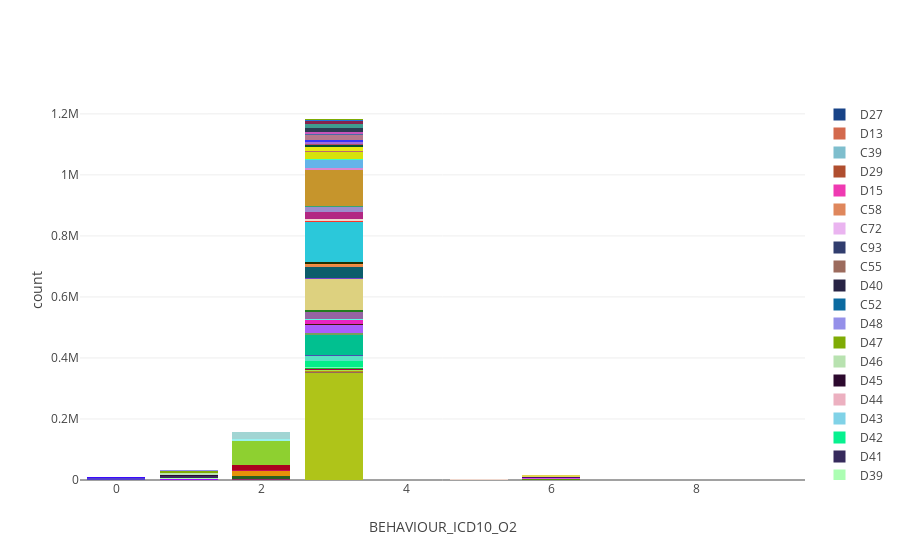

The code cell stored with this chart in its notebook:
### Markdown cell above
The peak due to cervical cancer is also apparent in this graph from cancerresearchuk:

https://www.cancerresearchuk.org/health-professional/cancer-statistics/statistics-by-cancer-type/cervical-cancer/incidence#heading-One

<br/>
<br/>

Can also plot other columns of av_tumour, for example behaviour:

### Code cell
Stackedbarplot(av_tumour, 'SITE_ICD10_O2_3CHAR', 'BEHAVIOUR_ICD10_O2')

### Figure 1 — Plotly figure (JSON) as saved in the notebook; plotly's stock layout.template omitted (floating-point values rounded to 4 significant figures)
{"data": [{"marker": {"color": "rgb(175, 196, 25)"}, "name": "C44", "type": "bar", "uid": "dd397e92-a2e2-4add-85ea-f9503e9d65a6", "x": ["3", "5", "XXX", "9", "0", "1", "2", "6", "X"], "y": [349629, 240, null, 5, 10, 37, 190, 17, null]}, {"marker": {"color": "rgb(246, 67, 211)"}, "name": "C00", "type": "bar", "uid": "b48810c5-b70a-48f1-ab42-e9451dc0ac30", "x": ["3", "5", "XXX", "9", "0", "1", "2", "6", "X"], "y": [650, 6, null, null, 3, 1, 2, null, null]}, {"marker": {"color": "rgb(151, 103, 92)"}, "name": "C01", "type": "bar", "uid": "1041f132-84fa-4b55-911d-b523892d24a5", "x": ["3", "5", "XXX", "9", "0", "1", "2", "6", "X"], "y": [2371, 2, 1, null, null, 3, 1, null, null]}, {"marker": {"color": "rgb(185, 142, 23)"}, "name": "C02", "type": "bar", "uid": "6c6c3d7a-2dec-468e-aac6-c19b8d58a088", "x": ["3", "5", "XXX", "9", "0", "1", "2", "6", "X"], "y": [3618, 26, null, null, 1, 3, null, null, null]}, {"marker": {"color": "rgb(72, 89, 110)"}, "name": "C03", "type": "bar", "uid": "cc4c789a-f6a6-4c56-b8c2-d8edc80fcdbe", "x": ["3", "5", "XXX", "9", "0", "1", "2", "6", "X"], "y": [1076, 2, null, 1, null, 1, 4, null, null]}, {"marker": {"color": "rgb(42, 218, 136)"}, "name": "C04", "type": "bar", "uid": "437d185b-cff6-4db8-a273-d5e9fbc92867", "x": ["3", "5", "XXX", "9", "0", "1", "2", "6", "X"], "y": [1353, 17, null, null, 1, null, null, 1, null]}, {"marker": {"color": "rgb(167, 230, 68)"}, "name": "C05", "type": "bar", "uid": "00007e25-35ae-4804-8d76-65e0694e9f5b", "x": ["3", "5", "XXX", "9", "0", "1", "2", "6", "X"], "y": [1045, 7, null, null, 1, null, 1, null, 1]}, {"marker": {"color": "rgb(176, 127, 135)"}, "name": "C06", "type": "bar", "uid": "ae0366d8-97bf-4ce0-bbd3-84c81b394ca2", "x": ["3", "5", "XXX", "9", "0", "1", "2", "6", "X"], "y": [1565, 11, null, null, 5, null, 2, 8, null]}, {"marker": {"color": "rgb(172, 0, 75)"}, "name": "C07", "type": "bar", "uid": "7acb0a78-0148-46be-9657-07adc3bfcd47", "x": ["3", "5", "XXX", "9", "0", "1", "2", "6", "X"], "y": [1277, null, null, 7, 2, 1, null, null, null]}, {"marker": {"color": "rgb(55, 250, 6)"}, "name": "C08", "type": "bar", "uid": "0302312e-247d-4f8b-93c2-b7c5e8fe5ac4", "x": ["3", "5", "XXX", "9", "0", "1", "2", "6", "X"], "y": [308, null, null, null, null, null, 1, null, null]}, {"marker": {"color": "rgb(19, 188, 44)"}, "name": "C09", "type": "bar", "uid": "701b0fad-a61f-4a74-abc7-d305e280c9d4", "x": ["3", "5", "XXX", "9", "0", "1", "2", "6", "X"], "y": [4130, 2, null, null, null, 2, 3, 1, null]}, {"marker": {"color": "rgb(191, 69, 56)"}, "name": "C10", "type": "bar", "uid": "aaa6874f-1573-4ebc-beca-db8ac3ac28ca", "x": ["3", "5", "XXX", "9", "0", "1", "2", "6", "X"], "y": [690, null, null, 3, 1, 4, 3, 1, null]}, {"marker": {"color": "rgb(152, 183, 181)"}, "name": "C11", "type": "bar", "uid": "ec29ba09-5374-48aa-8805-2d588a25d6c5", "x": ["3", "5", "XXX", "9", "0", "1", "2", "6", "X"], "y": [580, null, null, null, 2, null, null, null, null]}, {"marker": {"color": "rgb(112, 251, 189)"}, "name": "C12", "type": "bar", "uid": "7a93b64b-6229-48d4-a070-41a2a9cab1c2", "x": ["3", "5", "XXX", "9", "0", "1", "2", "6", "X"], "y": [823, null, null, null, 1, null, 1, 1, null]}, {"marker": {"color": "rgb(192, 34, 56)"}, "name": "C13", "type": "bar", "uid": "a355b81e-f694-4478-8b02-809411fb3fc0", "x": ["3", "5", "XXX", "9", "0", "1", "2", "6", "X"], "y": [649, 1, null, null, null, 1, 1, null, null]}, {"marker": {"color": "rgb(201, 206, 38)"}, "name": "C14", "type": "bar", "uid": "2d5d642c-7ab6-459f-aa09-7431b0643f0c", "x": ["3", "5", "XXX", "9", "0", "1", "2", "6", "X"], "y": [259, null, null, null, 2, 1, 1, null, null]}, {"marker": {"color": "rgb(4, 238, 137)"}, "name": "C15", "type": "bar", "uid": "78858323-5e45-448b-b493-1795e185df77", "x": ["3", "5", "XXX", "9", "0", "1", "2", "6", "X"], "y": [20947, 5, 6, null, 1, 7, 18, 1, null]}, {"marker": {"color": "rgb(87, 227, 195)"}, "name": "C16", "type": "bar", "uid": "04bfcc60-690b-4046-8ff7-2fb77e4ce110", "x": ["3", "5", "XXX", "9", "0", "1", "2", "6", "X"], "y": [15250, 2, 3, 2, null, 12, 17, null, null]}, {"marker": {"color": "rgb(72, 83, 176)"}, "name": "C17", "type": "bar", "uid": "514e0bde-84cd-4267-b16e-da72df5479c4", "x": ["3", "5", "XXX", "9", "0", "1", "2", "6", "X"], "y": [3693, 1, null, null, null, 6, 5, 1, null]}, {"marker": {"color": "rgb(1, 192, 144)"}, "name": "C18", "type": "bar", "uid": "fa4df000-2041-4528-8042-42a5def92083", "x": ["3", "5", "XXX", "9", "0", "1", "2", "6", "X"], "y": [65701, 8, 7, 5, 5, 18, 60, 6, null]}, {"marker": {"color": "rgb(118, 159, 93)"}, "name": "C19", "type": "bar", "uid": "45086c7f-d7ec-46a6-8f3a-698239864cbd", "x": ["3", "5", "XXX", "9", "0", "1", "2", "6", "X"], "y": [5305, null, null, null, 1, 3, 6, 2, null]}, {"marker": {"color": "rgb(172, 92, 252)"}, "name": "C20", "type": "bar", "uid": "37d8a067-d828-4e82-ae6f-64ebf7f63186", "x": ["3", "5", "XXX", "9", "0", "1", "2", "6", "X"], "y": [27104, 4, 3, 1, 1, 14, 25, 4, null]}, {"marker": {"color": "rgb(71, 23, 10)"}, "name": "C21", "type": "bar", "uid": "f894d194-9a84-435c-b474-c4b89e3db8da", "x": ["3", "5", "XXX", "9", "0", "1", "2", "6", "X"], "y": [3264, 21, null, null, 3, 6, 4, 2, null]}, {"marker": {"color": "rgb(233, 35, 192)"}, "name": "C22", "type": "bar", "uid": "56bf8e2d-bb5e-4852-960f-2b695996b646", "x": ["3", "5", "XXX", "9", "0", "1", "2", "6", "X"], "y": [12487, 4, null, 16, 5, 11, 8, 1, null]}, {"marker": {"color": "rgb(61, 135, 151)"}, "name": "C23", "type": "bar", "uid": "9625d0b6-67b4-4df6-ab9c-5abaa9e2f41a", "x": ["3", "5", "XXX", "9", "0", "1", "2", "6", "X"], "y": [2111, null, null, null, 1, 1, 6, null, null]}, {"marker": {"color": "rgb(92, 247, 224)"}, "name": "C24", "type": "bar", "uid": "5c47a2f5-3c14-4e5e-8370-c332a5901d8e", "x": ["3", "5", "XXX", "9", "0", "1", "2", "6", "X"], "y": [2425, null, null, null, 2, 3, 4, null, null]}, {"marker": {"color": "rgb(149, 100, 163)"}, "name": "C25", "type": "bar", "uid": "e63c9e49-0dd2-4137-a40b-b3d975fbc66b", "x": ["3", "5", "XXX", "9", "0", "1", "2", "6", "X"], "y": [21277, 4, null, 1, 4, 15, 25, 5, null]}, {"marker": {"color": "rgb(225, 67, 123)"}, "name": "C26", "type": "bar", "uid": "bf8043f9-ff91-4eb5-8b9a-a2b391ed2b92", "x": ["3", "5", "XXX", "9", "0", "1", "2", "6", "X"], "y": [745, null, null, null, null, 8, 1, null, null]}, {"marker": {"color": "rgb(219, 225, 19)"}, "name": "C30", "type": "bar", "uid": "f3b20757-78ec-4691-8eeb-7ac4851425ae", "x": ["3", "5", "XXX", "9", "0", "1", "2", "6", "X"], "y": [795, 2, null, null, 1, 1, 1, 1, null]}, {"marker": {"color": "rgb(155, 4, 19)"}, "name": "C31", "type": "bar", "uid": "697cdc44-c592-4e2d-9176-5dac2826fcb6", "x": ["3", "5", "XXX", "9", "0", "1", "2", "6", "X"], "y": [413, null, null, null, null, null, null, null, null]}, {"marker": {"color": "rgb(33, 123, 30)"}, "name": "C32", "type": "bar", "uid": "a07a60b9-c5a1-4c9a-9b1a-54b8c2d49d9a", "x": ["3", "5", "XXX", "9", "0", "1", "2", "6", "X"], "y": [5378, 28, null, null, null, 3, 8, 2, null]}, {"marker": {"color": "rgb(185, 229, 73)"}, "name": "C33", "type": "bar", "uid": "6d08ea6f-6968-49ba-8663-18f32d081986", "x": ["3", "5", "XXX", "9", "0", "1", "2", "6", "X"], "y": [78, null, null, null, null, 1, null, null, null]}, {"marker": {"color": "rgb(221, 209, 127)"}, "name": "C34", "type": "bar", "uid": "02993968-e111-496e-8d4c-e3fa20d0319c", "x": ["3", "5", "XXX", "9", "0", "1", "2", "6", "X"], "y": [102106, 30, 6, 29, 11, 46, 95, 14, null]}, {"marker": {"color": "rgb(159, 130, 83)"}, "name": "C37", "type": "bar", "uid": "d45ad2cb-e939-4e23-8915-3bf1848ceed8", "x": ["3", "5", "XXX", "9", "0", "1", "2", "6", "X"], "y": [517, null, null, null, 6, 6, 1, null, null]}, {"marker": {"color": "rgb(178, 146, 21)"}, "name": "C38", "type": "bar", "uid": "8abb34cd-f312-4b39-996b-6fb38934e2a2", "x": ["3", "5", "XXX", "9", "0", "1", "2", "6", "X"], "y": [338, null, null, 1, 3, null, null, 1, null]}, {"marker": {"color": "rgb(119, 67, 203)"}, "name": "C40", "type": "bar", "uid": "8750981f-49c7-406a-8657-68f04c08c87d", "x": ["3", "5", "XXX", "9", "0", "1", "2", "6", "X"], "y": [754, null, null, null, 1, null, null, null, null]}, {"marker": {"color": "rgb(186, 47, 16)"}, "name": "C41", "type": "bar", "uid": "a10aac91-a598-4d8f-8d37-1595836a8f63", "x": ["3", "5", "XXX", "9", "0", "1", "2", "6", "X"], "y": [684, null, null, 2, 1, null, 1, null, null]}, {"marker": {"color": "rgb(12, 93, 107)"}, "name": "C43", "type": "bar", "uid": "fef92bee-008c-45a3-96e9-ef3f861612da", "x": ["3", "5", "XXX", "9", "0", "1", "2", "6", "X"], "y": [37842, 266, 1, 5, 2, 12, 18, 3, null]}, {"marker": {"color": "rgb(233, 137, 76)"}, "name": "C45", "type": "bar", "uid": "51220cae-4350-4d8e-9f33-055e419fae88", "x": ["3", "5", "XXX", "9", "0", "1", "2", "6", "X"], "y": [6467, null, null, null, null, 9, 2, null, null]}, {"marker": {"color": "rgb(67, 110, 142)"}, "name": "C46", "type": "bar", "uid": "3e2816da-001d-4eb8-8f45-a62e260cdfce", "x": ["3", "5", "XXX", "9", "0", "1", "2", "6", "X"], "y": [352, null, null, null, null, 2, 2, null, null]}, {"marker": {"color": "rgb(124, 20, 53)"}, "name": "C47", "type": "bar", "uid": "ee4c40ea-30c6-42eb-9ee5-cebb029ecc92", "x": ["3", "5", "XXX", "9", "0", "1", "2", "6", "X"], "y": [134, null, null, null, null, null, null, null, null]}, {"marker": {"color": "rgb(252, 143, 59)"}, "name": "C48", "type": "bar", "uid": "05628580-6467-484a-91f4-917e3428e9b7", "x": ["3", "5", "XXX", "9", "0", "1", "2", "6", "X"], "y": [1754, 1, null, 6, 1, 2, 3, null, null]}, {"marker": {"color": "rgb(35, 48, 4)"}, "name": "C49", "type": "bar", "uid": "d8009d47-7d23-4b9c-8740-62f38e7ed79d", "x": ["3", "5", "XXX", "9", "0", "1", "2", "6", "X"], "y": [4985, null, null, 3, 3, 7, 5, null, null]}, {"marker": {"color": "rgb(43, 200, 218)"}, "name": "C50", "type": "bar", "uid": "81e34364-42ae-4edf-b6a5-0b48905b20e7", "x": ["3", "5", "XXX", "9", "0", "1", "2", "6", "X"], "y": [132351, 765, 13, 2, 23, 65, 609, 44, null]}, {"marker": {"color": "rgb(250, 54, 43)"}, "name": "C51", "type": "bar", "uid": "7292685e-f157-4599-9dab-48c732203368", "x": ["3", "5", "XXX", "9", "0", "1", "2", "6", "X"], "y": [2997, 61, null, null, 2, 2, 4, 2, null]}, {"marker": {"color": "rgb(239, 215, 205)"}, "name": "C53", "type": "bar", "uid": "8fdf0acb-38eb-4588-ae64-2ca663a316ca", "x": ["3", "5", "XXX", "9", "0", "1", "2", "6", "X"], "y": [7251, 375, null, null, 3, 6, 4, 3, null]}, {"marker": {"color": "rgb(178, 39, 131)"}, "name": "C54", "type": "bar", "uid": "19bf7ac6-c08c-4e34-9e13-1384fe043c40", "x": ["3", "5", "XXX", "9", "0", "1", "2", "6", "X"], "y": [21802, 11, null, 1, null, 13, 21, 1, null]}, {"marker": {"color": "rgb(157, 140, 204)"}, "name": "C56", "type": "bar", "uid": "d7f5df6b-651f-44bf-96cf-a526317d5e08", "x": ["3", "5", "XXX", "9", "0", "1", "2", "6", "X"], "y": [16761, 149, null, null, 2, 4, 21, 2, null]}, {"marker": {"color": "rgb(79, 29, 136)"}, "name": "C57", "type": "bar", "uid": "7d682c2b-f782-4ce6-ab5d-4aed39270e8f", "x": ["3", "5", "XXX", "9", "0", "1", "2", "6", "X"], "y": [1021, null, null, null, 2, 7, 3, null, null]}, {"marker": {"color": "rgb(54, 166, 117)"}, "name": "C60", "type": "bar", "uid": "abe14389-71b4-427f-9c4e-fb053a72dd30", "x": ["3", "5", "XXX", "9", "0", "1", "2", "6", "X"], "y": [1373, 4, null, null, 4, 1, 1, 1, null]}, {"marker": {"color": "rgb(198, 149, 44)"}, "name": "C61", "type": "bar", "uid": "1def6c5d-e5b0-45b1-87ac-28d170730ddc", "x": ["3", "5", "XXX", "9", "0", "1", "2", "6", "X"], "y": [119291, 11, null, null, 4, 18, 18, 5, null]}, {"marker": {"color": "rgb(219, 135, 209)"}, "name": "C62", "type": "bar", "uid": "964b6e1f-8825-4635-af2a-d93cc0d86617", "x": ["3", "5", "XXX", "9", "0", "1", "2", "6", "X"], "y": [5805, 1, null, null, null, null, 1, null, null]}, {"marker": {"color": "rgb(234, 239, 197)"}, "name": "C63", "type": "bar", "uid": "ac38f7d0-bb6b-4793-b548-155df96438bd", "x": ["3", "5", "XXX", "9", "0", "1", "2", "6", "X"], "y": [186, null, null, null, 1, 1, 1, 1, null]}, {"marker": {"color": "rgb(100, 180, 233)"}, "name": "C64", "type": "bar", "uid": "47dcb182-5a34-43b0-b258-76705cf41f6d", "x": ["3", "5", "XXX", "9", "0", "1", "2", "6", "X"], "y": [26119, 9, null, 1, 3, 19, 41, 3, null]}, {"marker": {"color": "rgb(169, 29, 26)"}, "name": "C65", "type": "bar", "uid": "a0fb1ab2-4867-42b2-b8b9-09823531081b", "x": ["3", "5", "XXX", "9", "0", "1", "2", "6", "X"], "y": [1891, null, null, null, 3, 3, 3, null, null]}, {"marker": {"color": "rgb(64, 252, 190)"}, "name": "C66", "type": "bar", "uid": "5e5fe9ff-1fbc-4454-a404-6523dee560f6", "x": ["3", "5", "XXX", "9", "0", "1", "2", "6", "X"], "y": [1647, 1, null, null, null, 3, 11, 1, null]}, {"marker": {"color": "rgb(214, 226, 12)"}, "name": "C67", "type": "bar", "uid": "13dc461d-9f1a-4297-9597-f36e083db978", "x": ["3", "5", "XXX", "9", "0", "1", "2", "6", "X"], "y": [24592, 6, null, null, 1, 18, 23, 2, null]}, {"marker": {"color": "rgb(134, 232, 162)"}, "name": "C68", "type": "bar", "uid": "aa565dbe-7bfa-47b7-bc3c-8c5088063bec", "x": ["3", "5", "XXX", "9", "0", "1", "2", "6", "X"], "y": [480, null, null, null, null, 3, 1, 2, null]}, {"marker": {"color": "rgb(187, 106, 110)"}, "name": "C69", "type": "bar", "uid": "7fe56b56-4e86-48c0-b481-a45dc1979dc4", "x": ["3", "5", "XXX", "9", "0", "1", "2", "6", "X"], "y": [1780, 1, null, 2, null, 1, 3, null, null]}, {"marker": {"color": "rgb(116, 241, 93)"}, "name": "C70", "type": "bar", "uid": "5e487933-b00e-4597-9fec-517feb0e9a63", "x": ["3", "5", "XXX", "9", "0", "1", "2", "6", "X"], "y": [185, null, null, null, null, 1, null, null, null]}, {"marker": {"color": "rgb(230, 234, 17)"}, "name": "C71", "type": "bar", "uid": "c02d214e-d2fa-4987-a4ba-e1fb590693d7", "x": ["3", "5", "XXX", "9", "0", "1", "2", "6", "X"], "y": [12345, 2, 2, 9, 3, 11, 16, 5, null]}, {"marker": {"color": "rgb(5, 79, 49)"}, "name": "C73", "type": "bar", "uid": "d4a5b0e6-4b68-4fd4-a02d-63133a7e3fb9", "x": ["3", "5", "XXX", "9", "0", "1", "2", "6", "X"], "y": [8625, 19, null, null, 3, 20, 14, 1, null]}, {"marker": {"color": "rgb(182, 76, 105)"}, "name": "C74", "type": "bar", "uid": "c31183f8-4dbe-4885-857a-e629cc125107", "x": ["3", "5", "XXX", "9", "0", "1", "2", "6", "X"], "y": [522, null, null, null, 1, 2, null, null, null]}, {"marker": {"color": "rgb(232, 220, 182)"}, "name": "C75", "type": "bar", "uid": "39cf1080-333c-4b9a-bff9-d6fd98b3598f", "x": ["3", "5", "XXX", "9", "0", "1", "2", "6", "X"], "y": [263, null, null, 3, 1, null, null, 2, null]}, {"marker": {"color": "rgb(175, 165, 201)"}, "name": "C76", "type": "bar", "uid": "2d9c45c0-68ae-43de-9e7d-87027d2fb84d", "x": ["3", "5", "XXX", "9", "0", "1", "2", "6", "X"], "y": [365, null, null, 3, 2, 3, null, null, null]}, {"marker": {"color": "rgb(87, 149, 4)"}, "name": "C77", "type": "bar", "uid": "87404f5d-7690-4c54-bf42-1479675a8f23", "x": ["3", "5", "XXX", "9", "0", "1", "2", "6", "X"], "y": [74, 1, null, null, 25, 19, 7, 1809, null]}, {"marker": {"color": "rgb(219, 76, 233)"}, "name": "C78", "type": "bar", "uid": "008e7883-1846-49c4-8760-683c69981200", "x": ["3", "5", "XXX", "9", "0", "1", "2", "6", "X"], "y": [73, 7, 3, 1, 32, 30, 10, 4299, null]}, {"marker": {"color": "rgb(75, 6, 120)"}, "name": "C79", "type": "bar", "uid": "9232f42e-b716-41f8-bb29-6ced9edc9583", "x": ["3", "5", "XXX", "9", "0", "1", "2", "6", "X"], "y": [34, 1, null, null, 10, 15, 2, 2012, null]}, {"marker": {"color": "rgb(225, 213, 85)"}, "name": "C80", "type": "bar", "uid": "7efc0002-7faf-4bcb-b4f7-a9116378be2c", "x": ["3", "5", "XXX", "9", "0", "1", "2", "6", "X"], "y": [1373, 4, null, 13, 23, 31, 7, 7204, null]}, {"marker": {"color": "rgb(158, 107, 220)"}, "name": "C81", "type": "bar", "uid": "430c9e0f-30d1-441b-a4ca-8c7224988482", "x": ["3", "5", "XXX", "9", "0", "1", "2", "6", "X"], "y": [5140, null, null, null, null, 3, 6, null, null]}, {"marker": {"color": "rgb(56, 51, 247)"}, "name": "C82", "type": "bar", "uid": "b965bd08-f784-4fa8-89df-3076d80da90c", "x": ["3", "5", "XXX", "9", "0", "1", "2", "6", "X"], "y": [6225, 5, null, null, 1, 4, 18, 2, null]}, {"marker": {"color": "rgb(183, 121, 140)"}, "name": "C83", "type": "bar", "uid": "252974cd-b7d0-4112-9cb1-b820dd9403dc", "x": ["3", "5", "XXX", "9", "0", "1", "2", "6", "X"], "y": [18200, 9, 2, null, 2, 7, 25, 2, null]}, {"marker": {"color": "rgb(76, 109, 164)"}, "name": "C84", "type": "bar", "uid": "2e325288-e3bf-400f-9f57-04187c57f786", "x": ["3", "5", "XXX", "9", "0", "1", "2", "6", "X"], "y": [2335, 2, null, null, null, null, 8, null, null]}, {"marker": {"color": "rgb(199, 85, 186)"}, "name": "C85", "type": "bar", "uid": "2362152b-e526-42e6-b95e-fdbe7dba5890", "x": ["3", "5", "XXX", "9", "0", "1", "2", "6", "X"], "y": [7010, 4, null, null, 2, 10, 12, 3, null]}, {"marker": {"color": "rgb(41, 230, 143)"}, "name": "C88", "type": "bar", "uid": "7130328e-d8c5-4057-b266-fda34b498e2a", "x": ["3", "5", "XXX", "9", "0", "1", "2", "6", "X"], "y": [736, null, null, 1, null, 6, 2, null, null]}, {"marker": {"color": "rgb(43, 59, 82)"}, "name": "C90", "type": "bar", "uid": "53d14f5e-2716-4afe-8b27-531637c227e4", "x": ["3", "5", "XXX", "9", "0", "1", "2", "6", "X"], "y": [13460, 3, 3, null, 4, 11, 11, 4, null]}, {"marker": {"color": "rgb(63, 156, 144)"}, "name": "C91", "type": "bar", "uid": "991eaa20-10e2-4a0d-9b4e-dc9f1b823f61", "x": ["3", "5", "XXX", "9", "0", "1", "2", "6", "X"], "y": [12599, 5, null, null, 5, 10, 19, 5, null]}, {"marker": {"color": "rgb(133, 35, 77)"}, "name": "C92", "type": "bar", "uid": "5ce12793-20cf-4e97-b46d-ac6688efd93b", "x": ["3", "5", "XXX", "9", "0", "1", "2", "6", "X"], "y": [10383, 6, null, null, 7, 25, 13, 6, null]}, {"marker": {"color": "rgb(32, 117, 215)"}, "name": "C94", "type": "bar", "uid": "462a048c-ce7a-4406-af8d-a8b786d41fff", "x": ["3", "5", "XXX", "9", "0", "1", "2", "6", "X"], "y": [168, null, null, null, null, 1, null, null, null]}, {"marker": {"color": "rgb(223, 161, 45)"}, "name": "C95", "type": "bar", "uid": "e3e32b0a-6b11-409b-93f2-820c2adecd0c", "x": ["3", "5", "XXX", "9", "0", "1", "2", "6", "X"], "y": [395, null, null, null, 3, 1, null, 3, null]}, {"marker": {"color": "rgb(168, 116, 219)"}, "name": "C96", "type": "bar", "uid": "95e6b046-8f3d-46d9-ad0b-14e4edea8845", "x": ["3", "5", "XXX", "9", "0", "1", "2", "6", "X"], "y": [182, null, null, null, null, 2, null, null, null]}, {"marker": {"color": "rgb(142, 45, 105)"}, "name": "D00", "type": "bar", "uid": "c516a45a-eca4-4742-b65f-8e8f98e096c3", "x": ["3", "5", "XXX", "9", "0", "1", "2", "6", "X"], "y": [52, 1, null, null, 2, 2, 2495, 1, null]}, {"marker": {"color": "rgb(42, 96, 34)"}, "name": "D01", "type": "bar", "uid": "a82b7aae-29be-4a76-8ab1-bcd50c91c957", "x": ["3", "5", "XXX", "9", "0", "1", "2", "6", "X"], "y": [165, 2, null, null, 2, 14, 9043, 3, null]}, {"marker": {"color": "rgb(95, 112, 183)"}, "name": "D02", "type": "bar", "uid": "4131e29e-161a-4a16-8b8a-301bf9526cd3", "x": ["3", "5", "XXX", "9", "0", "1", "2", "6", "X"], "y": [30, null, null, null, null, 3, 1017, 1, null]}, {"marker": {"color": "rgb(230, 146, 9)"}, "name": "D03", "type": "bar", "uid": "6b534216-b924-4695-924d-71a628c38b29", "x": ["3", "5", "XXX", "9", "0", "1", "2", "6", "X"], "y": [123, 3, null, null, 3, 9, 16983, 2, null]}, {"marker": {"color": "rgb(201, 13, 85)"}, "name": "D04", "type": "bar", "uid": "3c80e58a-687b-4d47-b064-8f2924e0144a", "x": ["3", "5", "XXX", "9", "0", "1", "2", "6", "X"], "y": [1, null, null, null, null, null, 646, null, null]}, {"marker": {"color": "rgb(171, 1, 31)"}, "name": "D05", "type": "bar", "uid": "54471c4c-7f6b-4ad6-af11-3e3d0fb7ddba", "x": ["3", "5", "XXX", "9", "0", "1", "2", "6", "X"], "y": [784, 58, null, null, 5, 17, 18911, 2, null]}, {"marker": {"color": "rgb(142, 208, 48)"}, "name": "D06", "type": "bar", "uid": "977babb0-41a9-4445-ae7a-982ffa2bc135", "x": ["3", "5", "XXX", "9", "0", "1", "2", "6", "X"], "y": [82, 1, null, null, null, 14, 76550, 1, null]}, {"marker": {"color": "rgb(153, 241, 238)"}, "name": "D07", "type": "bar", "uid": "b2ff9888-3164-4e62-b582-55f48a9de1ec", "x": ["3", "5", "XXX", "9", "0", "1", "2", "6", "X"], "y": [61, null, null, null, null, 4, 6863, 3, null]}, {"marker": {"color": "rgb(161, 213, 211)"}, "name": "D09", "type": "bar", "uid": "91974234-4532-4786-8952-f867b6a3bcdb", "x": ["3", "5", "XXX", "9", "0", "1", "2", "6", "X"], "y": [543, 2, 1, 1, 4, 43, 24581, 10, null]}, {"marker": {"color": "rgb(82, 64, 205)"}, "name": "D32", "type": "bar", "uid": "dc06363a-f9df-43d4-97a4-4590528adecf", "x": ["3", "5", "XXX", "9", "0", "1", "2", "6", "X"], "y": [121, 6, 3, null, 5830, 52, 9, 56, null]}, {"marker": {"color": "rgb(58, 10, 254)"}, "name": "D33", "type": "bar", "uid": "0c6157be-6b5d-4073-8091-b715710d777b", "x": ["3", "5", "XXX", "9", "0", "1", "2", "6", "X"], "y": [28, 3, null, null, 2128, 14, 3, 9, null]}, {"marker": {"color": "rgb(180, 250, 27)"}, "name": "D35", "type": "bar", "uid": "d8fafe8c-9749-400a-9f1f-f631e1c8dac1", "x": ["3", "5", "XXX", "9", "0", "1", "2", "6", "X"], "y": [16, 2, null, null, 2361, 8, 3, 17, null]}, {"marker": {"color": "rgb(156, 8, 247)"}, "name": "D37", "type": "bar", "uid": "0f16c643-c752-4354-a679-7709761d11a9", "x": ["3", "5", "XXX", "9", "0", "1", "2", "6", "X"], "y": [116, 1, null, 1, 12, 3025, 17, 33, null]}, {"marker": {"color": "rgb(225, 100, 217)"}, "name": "D38", "type": "bar", "uid": "e2c3b985-bb0e-4ab9-91b3-f79473189000", "x": ["3", "5", "XXX", "9", "0", "1", "2", "6", "X"], "y": [28, null, null, 1, 3, 452, 4, 3, null]}, {"marker": {"color": "rgb(172, 254, 179)"}, "name": "D39", "type": "bar", "uid": "54707b0c-a0b2-4643-892b-95008ac31030", "x": ["3", "5", "XXX", "9", "0", "1", "2", "6", "X"], "y": [40, 5, null, null, 1, 987, 5, 6, null]}, {"marker": {"color": "rgb(54, 42, 92)"}, "name": "D41", "type": "bar", "uid": "2d26f3bd-fd3d-49d1-8484-13d7055e8773", "x": ["3", "5", "XXX", "9", "0", "1", "2", "6", "X"], "y": [152, 4, null, 1, 9, 6251, 13, 23, null]}, {"marker": {"color": "rgb(7, 241, 143)"}, "name": "D42", "type": "bar", "uid": "0f0402e7-623d-4231-a1fb-87345bb8f7e5", "x": ["3", "5", "XXX", "9", "0", "1", "2", "6", "X"], "y": [15, null, null, null, 1, 716, 2, 1, null]}, {"marker": {"color": "rgb(128, 210, 231)"}, "name": "D43", "type": "bar", "uid": "e014bb58-c750-4b5b-9d8e-767d2e937bc3", "x": ["3", "5", "XXX", "9", "0", "1", "2", "6", "X"], "y": [30, null, null, null, 2, 1445, 1, 3, null]}, {"marker": {"color": "rgb(236, 176, 192)"}, "name": "D44", "type": "bar", "uid": "9c91f795-30c2-458c-8d7b-4fdccd6510fa", "x": ["3", "5", "XXX", "9", "0", "1", "2", "6", "X"], "y": [10, null, null, null, null, 667, null, 1, null]}, {"marker": {"color": "rgb(44, 9, 46)"}, "name": "D45", "type": "bar", "uid": "cb227e3f-0ce3-4adc-88af-479d95dbb4a5", "x": ["3", "5", "XXX", "9", "0", "1", "2", "6", "X"], "y": [29, 1, null, null, 2, 1342, 4, null, null]}, {"marker": {"color": "rgb(184, 226, 176)"}, "name": "D46", "type": "bar", "uid": "35e439c6-08fc-4efd-9018-fc03bc198a74", "x": ["3", "5", "XXX", "9", "0", "1", "2", "6", "X"], "y": [151, 4, null, null, 4, 6687, 12, 9, null]}, {"marker": {"color": "rgb(127, 171, 5)"}, "name": "D47", "type": "bar", "uid": "008f098d-1d85-444e-9239-07a1e8652362", "x": ["3", "5", "XXX", "9", "0", "1", "2", "6", "X"], "y": [75, 1, null, null, 7, 5819, 10, 10, null]}, {"marker": {"color": "rgb(149, 144, 233)"}, "name": "D48", "type": "bar", "uid": "f30017e6-727d-4f99-85cc-262bb9d3a3a5", "x": ["3", "5", "XXX", "9", "0", "1", "2", "6", "X"], "y": [50, 3, null, null, 8, 2968, 4, 6, null]}, {"marker": {"color": "rgb(11, 106, 160)"}, "name": "C52", "type": "bar", "uid": "de7e202c-adcb-4290-a450-0f264e228a24", "x": ["3", "5", "XXX", "9", "0", "1", "2", "6", "X"], "y": [534, 4, null, null, null, 2, 2, 1, null]}, {"marker": {"color": "rgb(40, 36, 69)"}, "name": "D40", "type": "bar", "uid": "28863e0e-bcc6-4f46-bea5-f13631d3be6e", "x": ["3", "5", "XXX", "9", "0", "1", "2", "6", "X"], "y": [null, null, null, null, null, 195, null, 1, null]}, {"marker": {"color": "rgb(156, 107, 93)"}, "name": "C55", "type": "bar", "uid": "b01a256a-79c9-4323-bd6b-77b48082567a", "x": ["3", "5", "XXX", "9", "0", "1", "2", "6", "X"], "y": [377, null, null, null, null, null, 3, null, null]}, {"marker": {"color": "rgb(49, 61, 110)"}, "name": "C93", "type": "bar", "uid": "507c622c-d40d-4497-8aff-c99fef226e2d", "x": ["3", "5", "XXX", "9", "0", "1", "2", "6", "X"], "y": [149, 1, null, null, null, null, null, null, null]}, {"marker": {"color": "rgb(234, 180, 240)"}, "name": "C72", "type": "bar", "uid": "45688d58-8262-460c-a36c-2916e78af367", "x": ["3", "5", "XXX", "9", "0", "1", "2", "6", "X"], "y": [381, null, null, 1, null, null, null, null, null]}, {"marker": {"color": "rgb(223, 135, 92)"}, "name": "C58", "type": "bar", "uid": "c0e6f28f-ff71-45bd-bf76-adc9295661a2", "x": ["3", "5", "XXX", "9", "0", "1", "2", "6", "X"], "y": [28, null, 1, null, 11, null, null, null, null]}, {"marker": {"color": "rgb(239, 58, 178)"}, "name": "D15", "type": "bar", "uid": "24ab81df-30f0-435f-9e94-31ff0b3ee01a", "x": ["3", "5", "XXX", "9", "0", "1", "2", "6", "X"], "y": [1, null, null, null, 38, 6, null, null, null]}, {"marker": {"color": "rgb(176, 78, 47)"}, "name": "D29", "type": "bar", "uid": "81a363cf-934a-4b74-86e1-9e6d04e67316", "x": ["3", "5", "XXX", "9", "0", "1", "2", "6", "X"], "y": [3, null, null, null, 71, null, 1, null, null]}, {"marker": {"color": "rgb(126, 190, 205)"}, "name": "C39", "type": "bar", "uid": "e4809083-c2b1-44b3-8547-6b70173d7922", "x": ["3", "5", "XXX", "9", "0", "1", "2", "6", "X"], "y": [14, null, null, null, 3, null, null, null, null]}, {"marker": {"color": "rgb(211, 105, 77)"}, "name": "D13", "type": "bar", "uid": "e29ed23f-3fe8-45dc-b9ea-6caa8c37a856", "x": ["3", "5", "XXX", "9", "0", "1", "2", "6", "X"], "y": [10, null, null, null, null, null, null, null, null]}, {"marker": {"color": "rgb(24, 67, 135)"}, "name": "D27", "type": "bar", "uid": "cc79aaac-673b-4efb-83af-76aa6c11d2ba", "x": ["3", "5", "XXX", "9", "0", "1", "2", "6", "X"], "y": [4, null, null, null, 5, null, null, null, null]}], "layout": {"barmode": "stack", "hovermode": "closest", "xaxis": {"tickmode": "auto", "title": {"text": "BEHAVIOUR_ICD10_O2"}}, "yaxis": {"title": {"text": "count"}}}}
